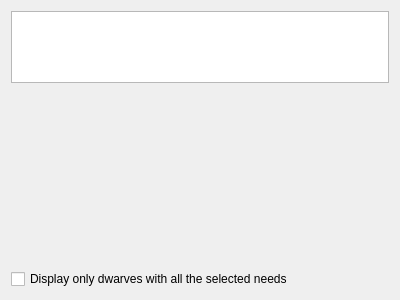
<?xml version="1.0" encoding="UTF-8"?>
<ui version="4.0">
 <class>NeedsWidget</class>
 <widget class="QWidget" name="NeedsWidget">
  <property name="geometry">
   <rect>
    <x>0</x>
    <y>0</y>
    <width>400</width>
    <height>300</height>
   </rect>
  </property>
  <property name="windowTitle">
   <string>Needs</string>
  </property>
  <layout class="QVBoxLayout" name="verticalLayout">
   <item>
    <widget class="QTreeView" name="focus_view">
     <property name="sizePolicy">
      <sizepolicy hsizetype="Expanding" vsizetype="Minimum">
       <horstretch>0</horstretch>
       <verstretch>0</verstretch>
      </sizepolicy>
     </property>
     <property name="sizeAdjustPolicy">
      <enum>QAbstractScrollArea::AdjustToContents</enum>
     </property>
    </widget>
   </item>
   <item>
    <widget class="SearchFilterTreeView" name="need_view" native="true">
     <property name="sizePolicy">
      <sizepolicy hsizetype="Minimum" vsizetype="MinimumExpanding">
       <horstretch>0</horstretch>
       <verstretch>0</verstretch>
      </sizepolicy>
     </property>
    </widget>
   </item>
   <item>
    <widget class="QCheckBox" name="match_all_checkbox">
     <property name="toolTip">
      <string>&lt;html&gt;&lt;head/&gt;&lt;body&gt;&lt;p&gt;If checked filter dwarves that match &lt;span style=&quot; font-style:italic;&quot;&gt;all&lt;/span&gt; the selected needs, otherwise filter dwarves that match &lt;span style=&quot; font-style:italic;&quot;&gt;any&lt;/span&gt; of them.&lt;/p&gt;&lt;/body&gt;&lt;/html&gt;</string>
     </property>
     <property name="text">
      <string>Display only dwarves with all the selected needs</string>
     </property>
    </widget>
   </item>
  </layout>
 </widget>
 <customwidgets>
  <customwidget>
   <class>SearchFilterTreeView</class>
   <extends>QWidget</extends>
   <header>searchfiltertreeview.h</header>
   <container>1</container>
  </customwidget>
 </customwidgets>
 <resources/>
 <connections/>
</ui>
